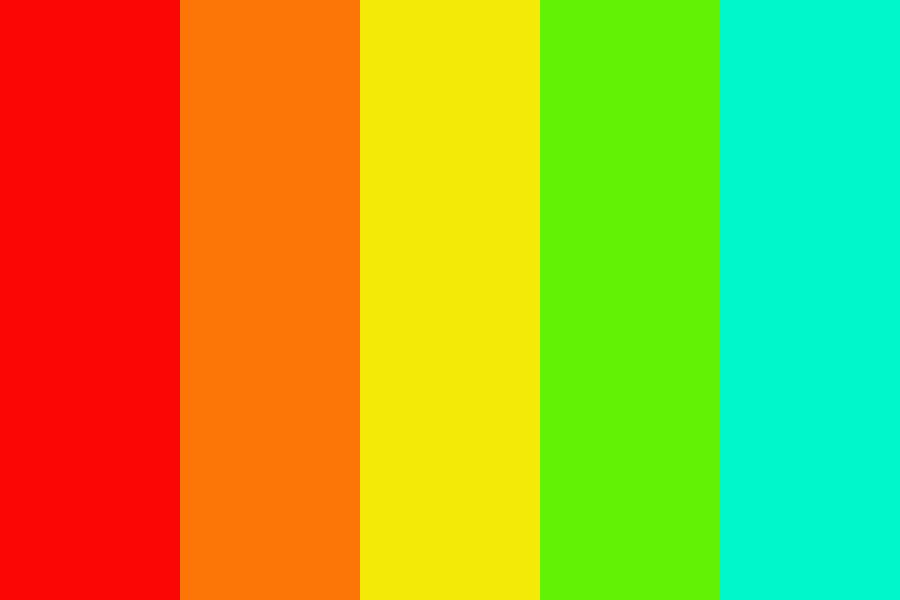
#> input picture PIM/database_images/arco_iris.jpg, 900 x 600 px
$ python ex3.py
#> lines starting #> are read from the running program, lines starting #| are printed output that depends on the picture
import cv2
import numpy as np
import os
import matplotlib.pyplot as plt

caminho_script_atual = os.path.dirname(__file__)

diretorio_anterior = os.path.join(caminho_script_atual, '..')

caminho_arquivo = os.path.join(diretorio_anterior, 'database_images', 'arco_iris.jpg')

imagem = cv2.imread(caminho_arquivo)
#> imagem is the input picture: shape (600, 900, 3); mean B, G, R 45.4, 169.4, 168.8
altura, largura, canais = imagem.shape
#> altura = 600; largura = 900; canais = 3

print(f"A imagem tem {altura}x{largura} pixels e {canais} canais de cor.")
#| A imagem tem 600x900 pixels e 3 canais de cor.

cinza_luminosidade = np.zeros((altura, largura), dtype=np.uint8)
cinza_media = np.zeros((altura, largura), dtype=np.uint8)
cinza_claridade = np.zeros((altura, largura), dtype=np.uint8)

for i in range(altura):
    for j in range(largura):
        pixel = imagem[i, j]
        b, g, r = pixel[0], pixel[1], pixel[2]

        # converter para nao dar problema
        b = int(b)
        g = int(g)
        r = int(r)

        # 1: metodo da luminosidade
        cinza_luminosidade[i, j] = int(0.21 * r + 0.72 * g + 0.07 * b)

        # 2: metodo da media
        cinza_media[i, j] = int((r + g + b) / 3)

        # 3: metodo da claridade
        cinza_claridade[i, j] = int((max(r, g, b) + min(r, g, b)) / 2)
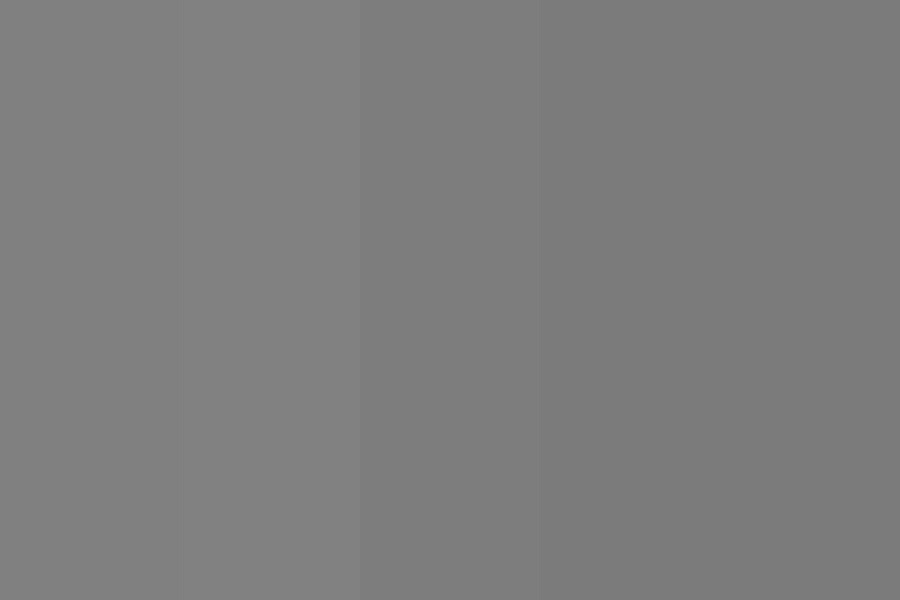
#> cinza_claridade: shape (600, 900); min 122, max 130, mean 125.6
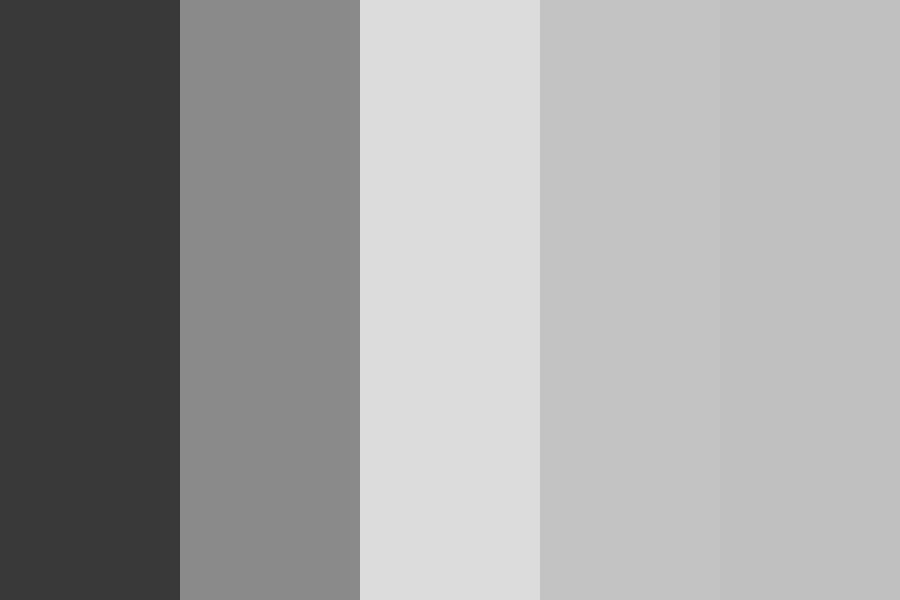
#> cinza_luminosidade: shape (600, 900); min 56, max 221, mean 160.4
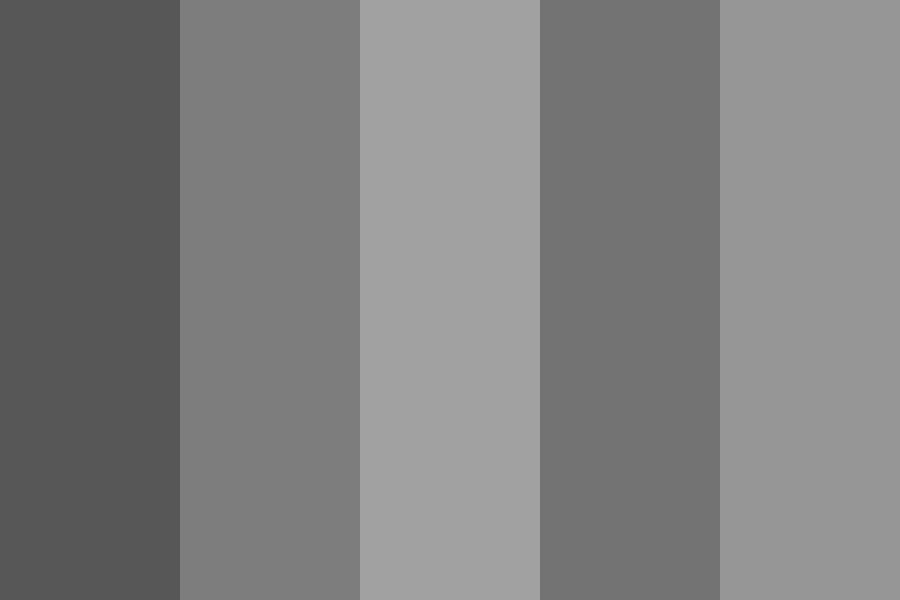
#> cinza_media: shape (600, 900); min 86, max 162, mean 127.6


# Exibição das conversoes
plt.figure(figsize=(12, 8)) # tamanho da janela

# --- Imagem Original ---
plt.subplot(2, 2, 1) # 2 linhas, 2 col
plt.imshow(cv2.cvtColor(imagem, cv2.COLOR_BGR2RGB)) # converter de BGR para RGB
plt.title('Imagem Original')
plt.axis('off') # nao mostrar os eixos


# --- Metodo da luminosidade ---
plt.subplot(2, 2, 2)
plt.imshow(cinza_luminosidade, cmap='gray')
plt.title('Cinza - Luminosidade')
plt.axis('off') # converter de BGR para RGB

# --- Metodo da media ---
plt.subplot(2, 2, 3)
plt.imshow(cinza_media, cmap='gray')
plt.title('Cinza - Media')
plt.axis('off')

# --- Metodo da claridade ---
plt.subplot(2, 2, 4)
plt.imshow(cinza_claridade, cmap='gray')
plt.title('Cinza - Claridade')
plt.axis('off')

plt.show()
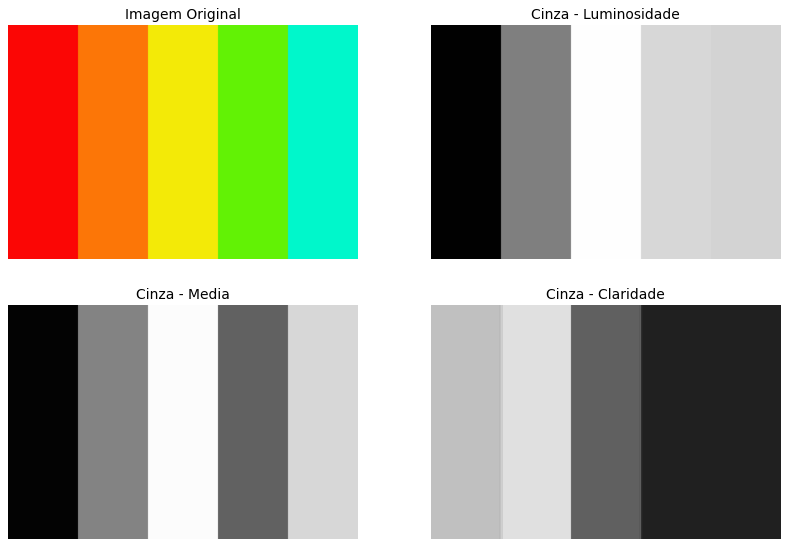
#> figure drawn by matplotlib, 4 panels
